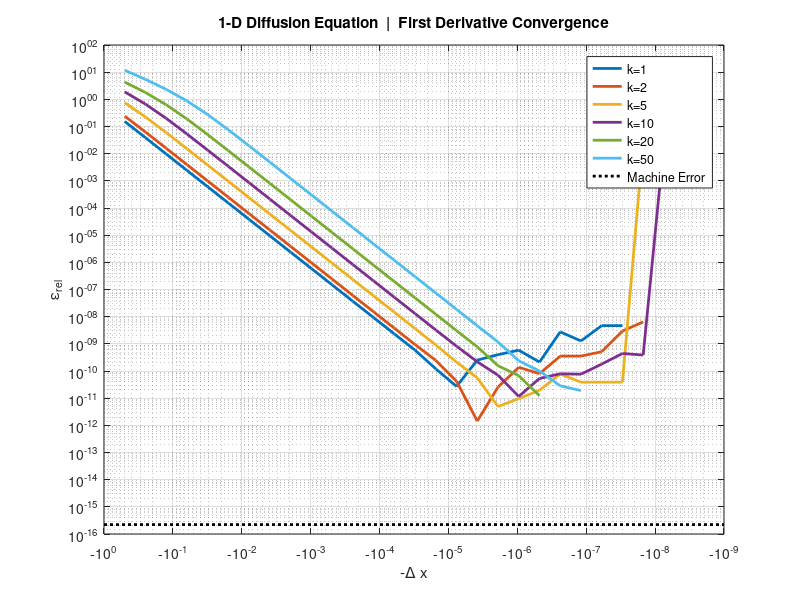

This chart was generated by the following MATLAB code:
clear all; close all; clc

meshOrder   = 1:28;
meshDx      = (1/2).^meshOrder;

order = 2;

ufdm = sparse([]);
uexact = sparse([]);

index = 0;

for k = [1 2 5 10 20 50]
    
    index = index + 1;
    
    for dx = meshDx
        
        clear ufdm
        
        if order == 2
            
            kbar = 1 / dx * acosh(1 + k^2*dx^2/2);
            
%             x = 0:dx:1;
%             ufdm(-log(dx)/log(2), 1:1/dx+1) = x - sinh(kbar*x)/sinh(kbar);
%             uxfdm = -ufdm(-log(dx)/log(2), end-1) / dx - dx * k^2 / 2;
            
            ufdm = 1-dx - sinh(kbar*(1-dx))/sinh(kbar);
            uxfdm = -ufdm / dx - dx * k^2 / 2;
            
            uxexact = 1 - k*coth(k);
            
        elseif order == 4
            
            kbar = 1 / dx * acosh((2+10*k^2*dx^2/12) / (-2*(-1+k^2*dx^2/12)));
            
%             x = 0:dx:1;
%             ufdm(-log(dx)/log(2), 1:1/dx+1) = x - sinh(kbar*x)/sinh(kbar);
%             uxfdm = 1 / (1 + dx^2 * k^2 / 6) * (-ufdm(-log(dx)/log(2), end-1) / dx - dx * k^2 / 2 + ...
%                     dx^2 * k^2 / 6 - dx^3 * k^4 / 24);
            
            ufdm = 1-dx - sinh(kbar*(1-dx))/sinh(kbar);
            uxfdm = 1 / (1 + dx^2 * k^2 / 6) * (-ufdm / dx - dx * k^2 / 2 + ...
                    dx^2 * k^2 / 6 - dx^3 * k^4 / 24);        
                
            uxexact = 1 - k*coth(k);
            
        end
        
        err(-log(dx)/log(2)) = abs((uxfdm - uxexact) / uxexact);
        
    end
    
    uxerr(index, :) = err;
    
end

figure
hold on
set(gcf, 'Position', [1 1 624 550])

for i = 1:index
    plot(-meshDx, uxerr(i, :), 'linewidth', 2);
end
plot([-10^0 -10^-9], [eps eps], 'k:', 'linewidth', 2)
legend('k=1', 'k=2', 'k=5', 'k=10', 'k=20', 'k=50', 'Machine Error')
xlabel('-\Delta x'); ylabel('\epsilon_r_e_l')
title('1-D Diffusion Equation  |  First Derivative Convergence')

set(gca, 'xscale', 'log')
set(gca, 'yscale', 'log')
grid on; grid minor;
box on;